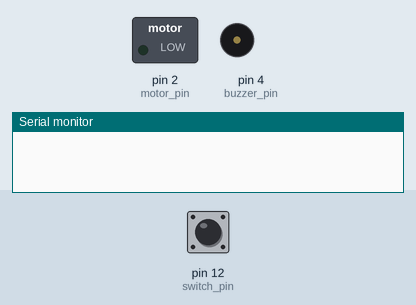
Simulated run of this sketch. Board: Arduino Uno, built with avr-gcc and run on an emulated ATmega328P. Parts: switched loads named in the sketch (green lamp = pin HIGH), buzzer (waves = sounding), the last lines printed to the serial monitor. Inputs (shaded band) come from the test bench; at power-on: pin 12 (switch_pin) LOW.

Above: at 4.8 s.
4.9 s: pin 12 (switch_pin) pulled HIGH for 2.35 s
At 7.2 s:
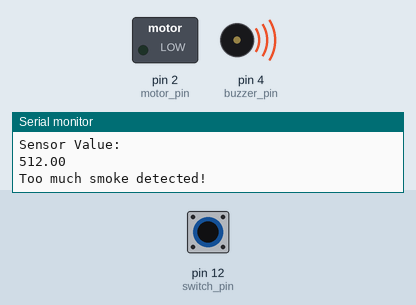
Timing chart, 0 to 9.5 s (numbered marks = the images above; inputs shaded):
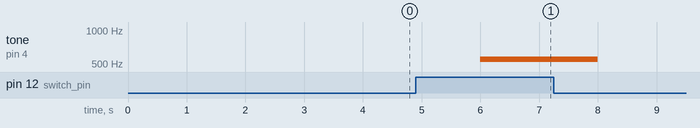

The sketch:

smoke1.ino
```cpp
//
int MQ2pin=A0;
int switch_pin=12;
int switch_value=0;
int motor_pin=2;
const int buzzer_pin=4;
float exhaust_threshold=100.00;
float alarm_threshold=250.00;
float relative_conc=0;

void setup()
{
  Serial.begin(9600);
  pinMode(motor_pin,OUTPUT);
  pinMode(buzzer_pin,OUTPUT);
  pinMode(switch_pin, INPUT); //initialize

  //delay(20000); // allow the MQ2 to warm up
}

void loop()
{
  digitalWrite(motor_pin,LOW);
  noTone(buzzer_pin);
  switch_value = digitalRead(switch_pin);

  if(switch_value==HIGH)
  {
  relative_conc = analogRead(MQ2pin); // read analog input pin 0

  Serial.println("Sensor Value: ");
  Serial.println(relative_conc);

  if((relative_conc > exhaust_threshold)&&(relative_conc < alarm_threshold))
  {
    Serial.print("\nSmoke detected!");
    digitalWrite(motor_pin,HIGH); //exhaust fan spins

  }
  else if(relative_conc >= alarm_threshold)
  {
    Serial.println("\nToo much smoke detected!");
    tone(buzzer_pin,550); //alarm rings

  }
  else
  {
   Serial.println("air is good");
  }
            delay(2000);

  }
  else
  {
    delay(2000);
  }
}
```

Measured:
- after the input at 4.9 s, tone on pin 4 (buzzer_pin): silent → 550 Hz after 1.1 s, → silent 2.0 s later
